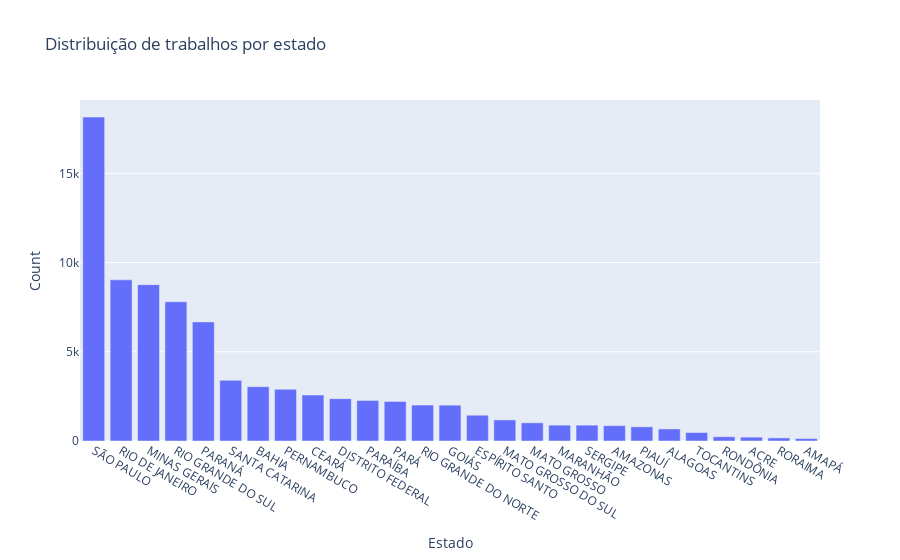

The notebook cell this image was saved under:
### Code cell
fig = px.bar(df_grouped.sort_values(by='Count', ascending=False), x='Estados', y='Count', title='Distribuição de trabalhos por estado')
fig.update_layout(yaxis_title='Count', xaxis_title='Estado')
fig.show()

### Figure 1 — Plotly figure (JSON) as saved in the notebook; plotly's stock layout.template omitted (floating-point values rounded to 4 significant figures)
{"data": [{"alignmentgroup": "True", "hovertemplate": "Estados=%{x}<br>Count=%{y}<extra></extra>", "legendgroup": "", "marker": {"color": "#636efa", "pattern": {"shape": ""}}, "name": "", "offsetgroup": "", "orientation": "v", "showlegend": false, "textposition": "auto", "type": "bar", "x": ["SÃO PAULO", "RIO DE JANEIRO", "MINAS GERAIS", "RIO GRANDE DO SUL", "PARANÁ", "SANTA CATARINA", "BAHIA", "PERNAMBUCO", "CEARÁ", "DISTRITO FEDERAL", "PARAÍBA", "PARÁ", "RIO GRANDE DO NORTE", "GOIÁS", "ESPÍRITO SANTO", "MATO GROSSO DO SUL", "MATO GROSSO", "MARANHÃO", "SERGIPE", "AMAZONAS", "PIAUÍ", "ALAGOAS", "TOCANTINS", "RONDÔNIA", "ACRE", "RORAIMA", "AMAPÁ"], "xaxis": "x", "y": [18158, 9034, 8763, 7803, 6677, 3401, 3045, 2901, 2576, 2374, 2271, 2217, 2015, 2009, 1445, 1182, 1020, 889, 888, 860, 793, 676, 475, 239, 215, 173, 139], "yaxis": "y"}], "layout": {"barmode": "relative", "legend": {"tracegroupgap": 0}, "title": {"text": "Distribuição de trabalhos por estado"}, "xaxis": {"anchor": "y", "domain": [0, 1], "title": {"text": "Estado"}}, "yaxis": {"anchor": "x", "domain": [0, 1], "title": {"text": "Count"}}}}
